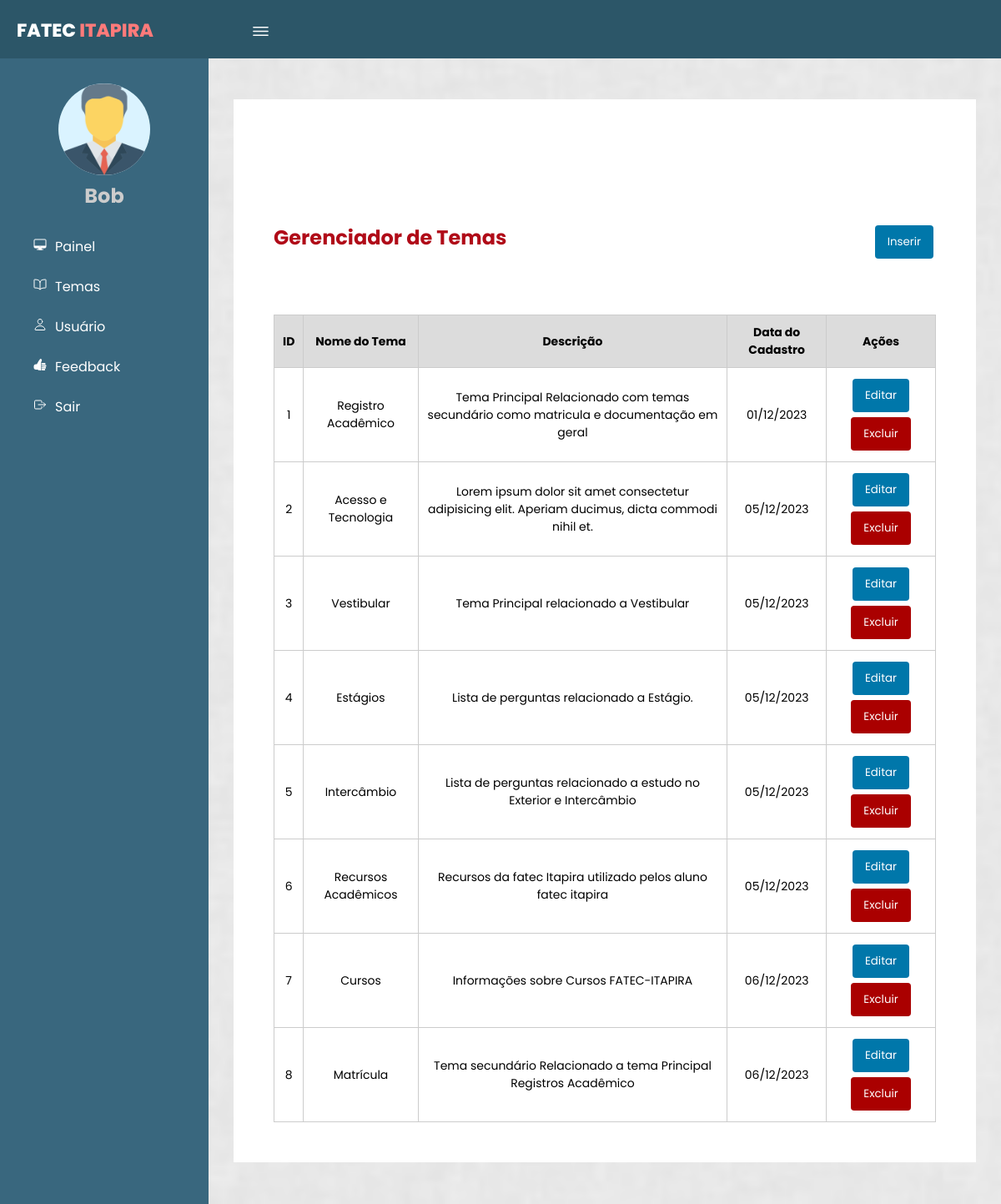
Before: /gerenciarTema.php (signed in) with the older database file.
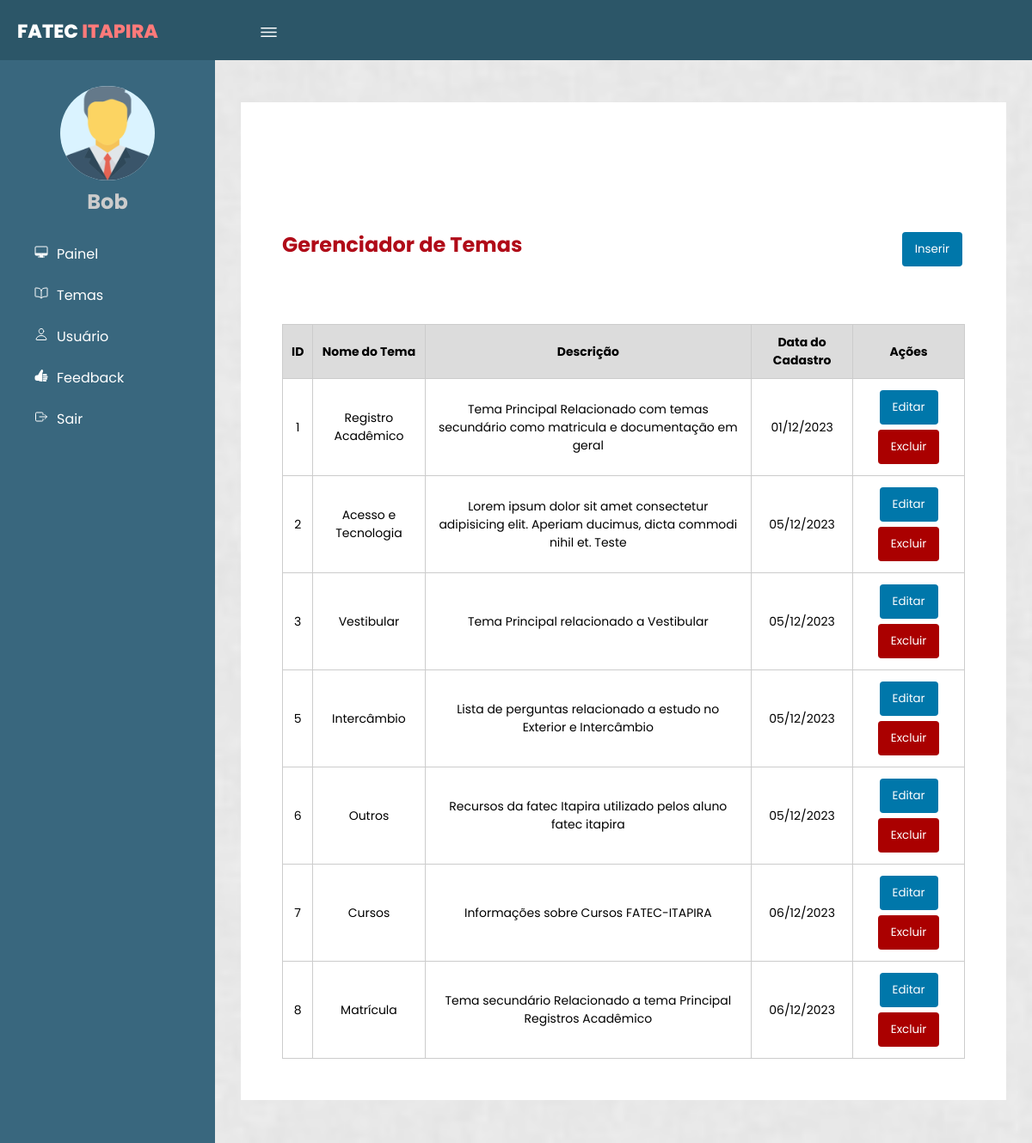
After: the same page with the newer database file.
### tables this page shows
CREATE TABLE `temas` (
  `idTemas` int(10) UNSIGNED NOT NULL,
  `NomeTema` varchar(50) NOT NULL,
  `descricaoTema` text DEFAULT NULL,
  `dataCadastro` date NOT NULL DEFAULT current_timestamp()
);

### Class/Temas.php (called while the page is built, shortened)
<?php
class Temas
{
    private $conn;
    public function __construct($conn)
    {
        $this->conn = $conn;
    }
    public function listarTemas()
    {
        try {
            $sql = "SELECT * FROM temas";
            $stmt = $this->conn->query($sql);
            if ($stmt) {
                return $stmt->fetchAll(PDO::FETCH_ASSOC);
            } else {
                throw new Exception("Erro ao executar a consulta SQL");
            }
        } catch (Exception $e) {
            error_log("Erro ao listar temas: " . $e->getMessage());
            return [];
        }
    }
}
?>

### gerenciarTema.php (the view, shortened to what this page needs)
<?php
require_once 'Class/Temas.php';
require_once 'conexao.php';
$tema = new Temas($conn);
$temas = $tema->listarTemas();
?>
<!DOCTYPE html>
<html lang="pt-br">
<head>
    <link rel="stylesheet" href="css/format.css">
    <link rel="stylesheet" href="css/modal.css">
</head>
<body page='lista'>
    <header>
        <label for="check">
            <ion-icon name="menu-outline" id="sidebar_btn"></ion-icon>
        </label>
        <div class="left">
            <h3>Fatec <span>Itapira</span></h3>
        </div>
    </header>
    <div class="sidebar">
        <div class="center">
        <div class="foto-usuario">
            <?php
                $fotoPath = isset($_SESSION['fotoPath']) ? basename($_SESSION['fotoPath']) : '';
                $caminhoRelativo = 'uploads/' . $fotoPath;
                if (!empty($fotoPath)) {
                    echo '<img class="foto-usuario-img" src="' . $caminhoRelativo . '" alt="Foto do Usuário">';
                } else {
                    echo '<img class="foto-usuario-img" src="uploads/manager_icon_129392.png" alt="Imagem Padrão">';
                }
            ?>
        </div>
            <h2><?php echo $_SESSION['nomeUsuario']; ?></h2>
        </div>
        <a href="painelAdmin.php" onclick="vizualizar('lista', true)"><ion-icon
                name="desktop-outline"></ion-icon><span>Painel</span></a>
        <a href="#"><ion-icon name="book-outline"></ion-icon><span>Temas</span></a>
        <a href="gerenciarUsuario.php"><ion-icon name="person-outline"></ion-icon><span>Usuário</span></a>
        <a href="Views/listarVisitante.php"><ion-icon name="thumbs-up"></ion-icon></ion-icon><span>Feedback</span></a>
        <a href="login/sairLogin.php"><ion-icon name="exit-outline"></ion-icon><span>Sair</span></a>
    </div>
    <div class="content">
        <div id='listaRegistros'>
            <div class="titulo_ask">
                <h1>Gerenciador de Temas</h1>
                <button id="abrirModal">Inserir</button>
            </div>
            <?php if(!empty($temas)): ?>
                <table>
                    <tr>
                        <thead>
                            <th>ID</th>
                            <th>Nome do Tema</th>
                            <th>Descrição</th>
                            <th>Data do Cadastro</th>
                            <th>Ações</th>
                    </tr>
                    <?php foreach($temas as $lista): ?>
                        <tr>
                            <td>
                                <?php echo $lista['idTemas']; ?>
                            </td>
                            <td>
                                <?php echo $lista['NomeTema']; ?>
                            </td>
                            <td>
                                <?php echo $lista['descricaoTema']; ?>
                            </td>
                            <td>
                                <?php echo date('d/m/Y', strtotime($lista['dataCadastro'])); ?>
                            </td>
                            <td>
                                <button onclick="abrirEditarModal('<?php echo $lista['idTemas']; ?>', '<?php echo $lista['NomeTema']; ?>',
                                '<?php echo $lista['descricaoTema']; ?>')">Editar</button>
                                <form method="post" action="Controllers/excluir_tema.php" style="display: inline-block;">
                                    <button type="submit" style="background-color: #a00;"
                                        onclick="return confirm('Tem certeza que deseja excluir?');">Excluir</button>
                                </form>
                            </td>
                        </tr>
                    <?php endforeach; ?>
                </table>
            <?php else: ?>
                <p>Nenhum usuário cadastrado.</p>
            <?php endif; ?>
        </div>
    </div>
    <link rel="stylesheet" href="https://cdn.jsdelivr.net/npm/sweetalert2@10/dist/sweetalert2.min.css">
</body>
</html>

Changed rows visible on the page:
removed temas: idTemas "4", NomeTema "Estágios", descricaoTema "Lista de perguntas relacionado a Estágio.", dataCadastro "05/12/2023"
changed temas "Acesso e Tecnologia": descricaoTema "Lorem ipsum dolor sit amet consectetur adipisicing elit. Aperiam ducimus, dicta commodi nihil et." → "Lorem ipsum dolor sit amet consectetur adipisicing elit. Aperiam ducimus, dicta commodi nihil et. Teste"
changed temas "Recursos da fatec Itapira utilizado pelos aluno fatec itapira": NomeTema "Recursos Acadêmicos" → "Outros"
